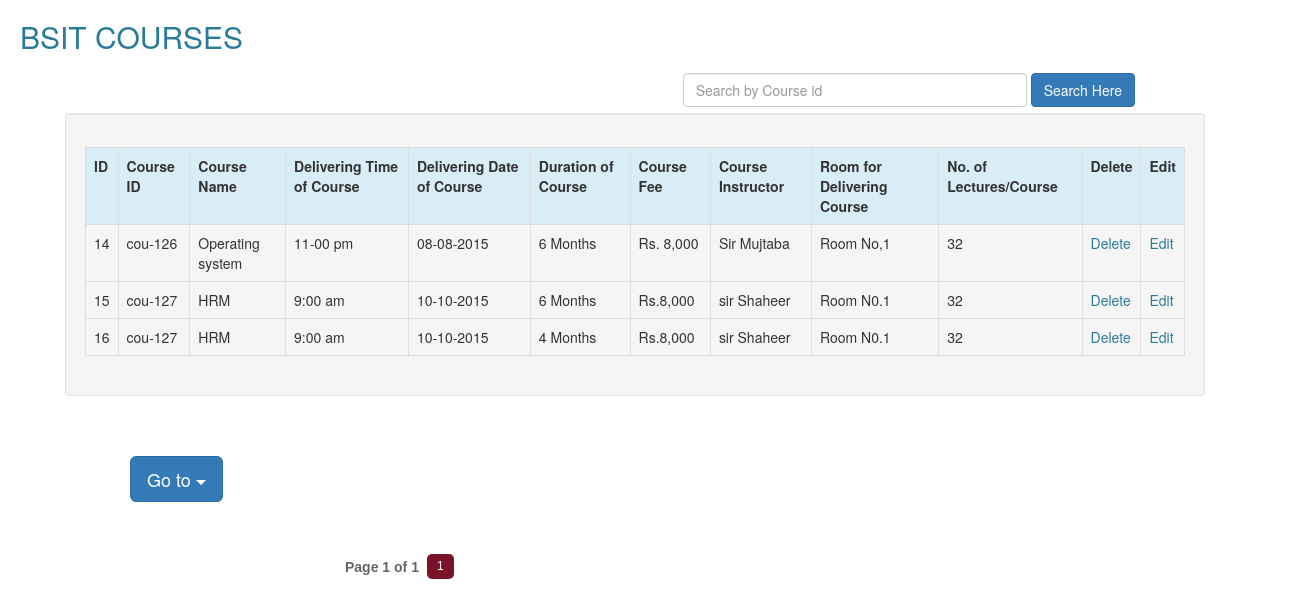
/it_course.php (signed in), run on the app's committed database.
### tables this page shows
CREATE TABLE IF NOT EXISTS `it_course` (
`id` int(30) NOT NULL,
  `course_id` varchar(30) NOT NULL,
  `name` varchar(60) NOT NULL,
  `time` varchar(60) NOT NULL,
  `date` varchar(60) NOT NULL,
  `duration` varchar(60) NOT NULL,
  `fee` varchar(60) NOT NULL,
  `instructor` varchar(60) NOT NULL,
  `room` varchar(60) NOT NULL,
  `lec` varchar(60) NOT NULL
);

### it_course.php (the view, shortened to what this page needs)
<?php
function pagination($total_num_results,$posts_per_page,$cur_page) {
  $no = $total_num_results / $posts_per_page;
  $no = ceil($no);
  $pages_html="";
  $start_page=$cur_page-2;
  $end_page=$cur_page+2;
  $start_diff=$cur_page-1;
  $end_diff=$no-$cur_page;
  if($end_diff < 2) {
    $start_page=$cur_page+$end_diff;
    $start_page=$start_page-4;
  }
  while($start_page < 1) { $start_page=$start_page+1; }
  if($start_diff < 2) {
    $end_page=$cur_page-$start_diff;
    $end_page=$end_page+4;
  }
  while($end_page > $no) { $end_page=$end_page-1; }
  $pages_html .= "<div id='pagination' >";
  $pages_html .= "<label class='disptext' >Page ".$cur_page." of ".$no."</label>";
  for($i=$start_page; $i<=$end_page; $i++) { $pages_html .= "<a href='?page=".$i."' id='page".$i."' > ".$i." </a>"; }
  $pages_html .= "<script type='text/javascript'>var d = document.getElementById('page".$cur_page."');
  d.className += ' selectedpage';</script>";
  $pages_html .= "</div>";
  return $pages_html;
}
?>
<!DOCTYPE html>
<html>
<head>
<link href="css/bootstrap.min.css" rel="stylesheet">
<link href="admin.css" rel="stylesheet" type="text/css" />
</head>
<body>
<div class="heading2"><h2>BSIT COURSES</h2></div>
	<div class="search">
	<form class="form-inline" action="it_course.php" method="get">
	<div class="form-group">
    <input type="text" class="form-control" id="info" name="search" placeholder="Search by Course id" size="40">
  </div>
  <button type="submit" name="sub" class="btn btn-primary">Search Here</button>
</form></div>
		<div class="container">
		<div class="well">
		<div class="responsive-table">
	<table class="table table-bordered">
	  <tr class="info">
	    <th>ID</th>
	    <th>Course ID</th>
	    <th>Course Name</th>
		<th>Delivering Time of Course</th>
	    <th>Delivering Date of Course</th>
	    <th>Duration of Course</th>
	    <th>Course Fee</th>
	    <th>Course Instructor</th>
	    <th>Room for Delivering Course</th>
		<th>No. of Lectures/Course</th>
	    <th>Delete</th>
		<th>Edit</th>
      </tr>
	<tr>
	  <?php
$query ="select * from it_course";
$run = mysql_query($query);
while($row=mysql_fetch_array($run))
{
	$id 				= $row['id'];
	$it_c_id 			= $row[1];
	$it_c_name 			= $row[2];
	$it_c_time 			= $row[3];
	$it_c_date 			= $row[4];
	$it_c_duration 		= $row[5];
	$it_c_fee 			= $row[6];
	$it_c_instructor 	= $row[7];
	$it_c_room 			= $row[8];
	$it_c_lectures 		= $row[9];
?>
	    <td><?php echo $id; ?></td>
	    <td><?php echo $it_c_id; ?> </td>
	    <td><?php echo $it_c_name; ?></td>
		<td><?php echo $it_c_time; ?></td>
	    <td><?php echo $it_c_date; ?></td>
	    <td><?php echo $it_c_duration; ?></td>
	    <td><?php echo $it_c_fee; ?></td>
	    <td><?php echo $it_c_instructor; ?></td>
	    <td><?php echo $it_c_room; ?></td>
	    <td><?php echo $it_c_lectures; ?></td>
		<td><a href='del_it_course.php?del_it_course=<?php echo $id; ?>'><font color="#2A7B9B">Delete</font></a></td>
	    <td><a href='edit_it_course.php?edit_it_course=<?php echo $id; ?>'><font color="#2A7B9B">Edit</font></a></td>
      </tr>
  <?php }  ?>
</table>
</div>
</div>
<div>
		<div class="container">
		<div class="dropdown">
			 <button class="btn btn-primary btn-lg  dropdown-toggle" type="button" data-toggle="dropdown">
			 Go to <span class="caret"></span>
			 </button>
				</div>
				</div>
</body>
</html>
<?php
       $query=mysql_query("select * from it_course");
       $total_num_results = mysql_num_rows($query);
  $posts_per_page="15";
  $cur_page="1";
  $html=pagination($total_num_results,$posts_per_page,$cur_page);
  echo $html;
?>

### admin.css (style rules this page uses)
.container { margin:50px; padding-top:10px; }
.heading2 { color:#2A7B9B; margin:20px; }
.search { float:right; margin-right:160px; margin-bottom:40px; }
#pagination { width: 600px;margin: 0 auto; }
#pagination a { padding: 5px 10px; margin: 2px 3px 0px 3px; float: left; font-size: 12px; line-height: 15px; font-family: Arial, Helvetica, Sans-serif; color: #666; background-color:#eeeeee; text-decoration: none; border-radius: 5px; }
#pagination a.selectedpage, #pagination a:hover { background-color: #7A1327; color: #fff; }
#pagination .disptext { margin: 5px 5px 0 10px; float: left; color: #666; font-family: Muli, 'Lucida Sans Unicode', 'Lucida Grande', Verdana, Tahoma, Arial, sans-serif; }

### data on the page
it_course: id "14", course "cou-126", name "Operating system", time "11-00 pm", date "08-08-2015", duration "6 Months", fee "Rs. 8,000", instructor "Sir Mujtaba", room "Room No,1", lec "32"
it_course: id "15", course "cou-127", name "HRM", time "9:00 am", date "10-10-2015", duration "6 Months", fee "Rs.8,000", instructor "sir Shaheer", room "Room N0.1", lec "32"
it_course: id "16", course "cou-127", name "HRM", time "9:00 am", date "10-10-2015", duration "4 Months", fee "Rs.8,000", instructor "sir Shaheer", room "Room N0.1", lec "32"

### other printed values
$cur_page "1"
$no "1"
